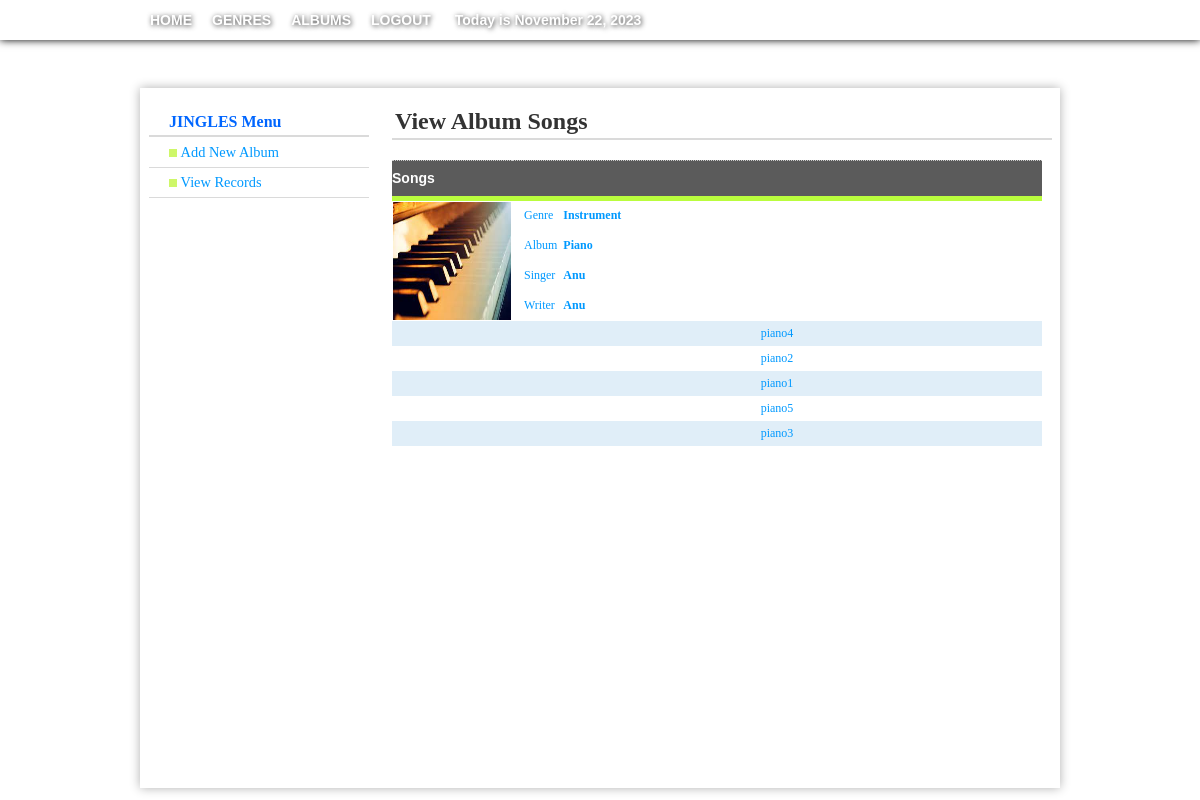
/Administrator/PHP/AdminViewSongs.php?id=118 (signed in), run on the app's committed database.
### tables this page shows
CREATE TABLE `tblsongs` (
  `id` int(100) NOT NULL,
  `songgen` varchar(10) DEFAULT NULL,
  `songalbum` varchar(50) DEFAULT NULL,
  `songsinger` varchar(100) DEFAULT NULL,
  `songdesc` varchar(250) DEFAULT NULL,
  `songfile` varchar(50) DEFAULT NULL,
  `songwriter` varchar(100) NOT NULL,
  `songpoints` int(100) NOT NULL
);

### Administrator/PHP/AdminViewSongs.php (the view, shortened to what this page needs)
<?php
if(isset($_SESSION['user_id'])==0){
header("location:../../loginpage.php");
}else{
?>
<!DOCTYPE html PUBLIC "-//W3C//DTD XHTML 1.0 Transitional//EN" "http://www.w3.org/TR/xhtml1/DTD/xhtml1-transitional.dtd">
<html xmlns="http://www.w3.org/1999/xhtml">
<head>
<link rel="stylesheet" type="text/css" href="../css/AdminStyle.css" />
<body>
<div class="header_menu">
	<div class="menu">
    	<ul>
        	<li><a href="AdminHome.php">HOME</a></li>
            <li><a href="AdminGenre.php">GENRES</a></li>
            <li><a href="AdminAlbum.php">ALBUMS</a></li>
			<li><a href="logout.php">LOGOUT</a></li>
            <li><a><?php
				$today = date("F j, Y");
				echo '&nbsp;Today is '.$today;
				?></a></li>
    	</ul>
    </div>
</div>
<div class="header_under"></div>
<div class="container_wrapper">
    <div class="sidebar_menu">
    	<div>
    		<h4 class="header">JINGLES Menu</h4>
        </div>
    	<ul>
        	<li><a href="AdminAlbum.php"><img src="../Templates/list-style.png" height="8"  width="8"/>&nbsp;Add New Album</a></li>
            <li><a href="AdminViewAlbums.php"><img src="../Templates/list-style.png" height="8"  width="8"/>&nbsp;View Records</a></li>
        </ul>
    </div>
    <div class="home_content">
    	<h2 class="header">View Album Songs</h2>
                <?php
				require_once('connect.php');
				$id = $_REQUEST['id'];
				$getRows = mysqli_query($connect,"SELECT * FROM tblsongs WHERE songalbum = '$id'");
				if($getRows = mysqli_num_rows($getRows)==0){
					echo '<div class=error>No Songs has been uploaded for this album</div>';
				}else{
				$getSong = mysqli_query($connect,"SELECT
									   tblalbum.albumname,
									   tblalbum.albumimage,
									   tblsongs.songgen,
									   tblsongs.songwriter,
									   tblsongs.songsinger
									   FROM tblsongs,tblalbum WHERE tblalbum.id = tblsongs.songalbum
									   AND songalbum = '".$id."'");
				while($row = mysqli_fetch_array($getSong)){
					$songgen = $row['songgen'];
					$songalbum = $row['albumname'];
					$songwriter = $row['songwriter'];
					$songsinger = $row['songsinger'];
					$albumimage = $row['albumimage'];
				}
				?>
        <table cellpadding="0" cellspacing="0" width="650">
        	<tr>
            	<th class="table" align="left">Songs</th><th class="table"></th>
            </tr>
        	<tr>
     <td width="120" align="center"><?php echo "<img src=upload_images/album/$albumimage width=118 height=118" ?></td>
                <td>
                	<table cellpadding="0" cellspacing="0" class="td_data">
                    	<tr>
                        	<td height="30" class="td_data">Genre</td>
                            <td height="30" class="td_data"><strong><?php echo $songgen ?></strong></td>
                        </tr>
                        <tr>
                        	<td height="30" class="td_data">Album</td>
                            <td height="30" class="td_data"><strong><?php echo $songalbum ?></strong></td>
                        </tr>
                        <tr>
                        	<td height="30" class="td_data">Singer</td>
                            <td height="30" class="td_data"><strong><?php echo $songsinger ?></strong></td>
                        </tr>
                        <tr>
                        	<td height="30" class="td_data">Writer</td>
                            <td height="30" class="td_data"><strong><?php echo $songwriter ?></strong></td>
                        </tr>
                    </table>
                </td>
                <?php
				$getSong = mysqli_query($connect,"SELECT songfile FROM tblsongs WHERE tblsongs.songalbum = '$id'");
				while($rowSong = mysqli_fetch_array($getSong)){
				if($line==1){
					$bgcolor = '#FFFFFF';
					$line = 0;
				}else
				{
					$bgcolor='#E0EEF8';
					$line = 1;
				}
				?>
                <tr bgcolor="<?php echo $bgcolor?>">
					<td align="center" class="td_class"><?php echo $rowSong['id']?></td>
                	<td  align="center" class="td_class"><?php echo preg_replace("/\\.[^.\\s]{3,4}$/", "", $rowSong['songfile']); ?></td>
                </tr>
                <?php } ?>
          <?php
			}
		  ?>
</div>
</body>
</html><?php }?>

### Administrator/css/AdminStyle.css (style rules this page uses)
html,body { padding:0px; margin:0px; background:url(https://img.freepik.com/free-vector/glowing-shiny-musical-notes-background-design_1017-32856.jpg) #fff top repeat-x; }
.header_menu { height:40px; width:100%; background:url(https://img.freepik.com/free-vector/glowing-shiny-musical-notes-background-design_1017-32856.jpg) ; -moz-box-shadow:0px 0px 8px #000; -webkit-box-shadow:0px 0px 8px #000; -box-shadow:0px 0px 8px #000; border:1px medium #000; }
.menu { background:url(https://img.freepik.com/free-vector/glowing-shiny-musical-notes-background-design_1017-32856.jpg) ; width:920px; margin-left:auto; margin-right:auto; }
.menu ul { padding:0px; margin:0px; }
.menu ul li { position:relative; float:left; list-style:none; line-height:40px; }
.menu ul li a { text-decoration:none; display:block; padding:10px; line-height:20px; font-family:Arial, Helvetica, sans-serif; font-size:14px; font-weight:900; text-shadow:1px 1px 5px #333; color:#FFF; }
.header_under { background:url(https://img.freepik.com/free-vector/glowing-shiny-musical-notes-background-design_1017-32856.jpg) repeat-x; width:100%; height:32px; }
.container_wrapper { width:920px; height:700px; padding:0px; margin-top:16px; margin-left:auto; margin-right:auto; -moz-box-shadow:0px 0px 10px #B0B0B0; -webkit-box-shadow:0px 0px 10px #B0B0B0; border:1px medium #B0B0B0; background:#FFF; }
.home_content { width:660px; height:500px; float:right; margin-right:8px; padding:0px; }
.home_content .header { font-weight:bold; color:#333; border-bottom:2px solid #dadada; padding-bottom:3px; padding-left:3px; }
.sidebar_menu { width:220px; height:500px; margin-left:9px; float:left; }
.sidebar_menu .header { font-weight:bold; color:#06F; margin-bottom:1px; border-bottom:2px solid #dadada; padding:4px 0px 4px 20px; }
.sidebar_menu ul { padding:0px; margin:0px; list-style-type:none; margin-bottom:10px; }
.sidebar_menu ul li { padding-bottom:0px; }
.sidebar_menu ul li a { font:"Trebuchet MS", Arial, Helvetica, sans-serif; font-size:90%; color:#09F; display:block; border-bottom:1px solid #dadada; padding-left:20px; text-decoration:none; padding-top:6px; padding-bottom:6px; }
.table { height:35px; background:#5B5B5B; color:#FFF; border-bottom:5px solid #BAFD3E; border-top:1px dotted #CCC; font-family:"Trebuchet MS", Arial, Helvetica, sans-serif; font-size:14px; margin-left:0; }
.td_class { padding:5px; font-family:"Palatino Linotype", "Book Antiqua", Palatino, serif; font-size:12px; color:#09F; }
.td_data { font-family:"Palatino Linotype", "Book Antiqua", Palatino, serif; font-size:12px; color:#09F; padding-left:6px; }

### data on the page
tblsongs: songfile "piano4"
tblsongs: songfile "piano2"
tblsongs: songfile "piano1"
tblsongs: songfile "piano5"
tblsongs: songfile "piano3"

### other printed values
$songgen "Instrument"
$songalbum "Piano"
$songsinger "Anu"
$songwriter "Anu"
